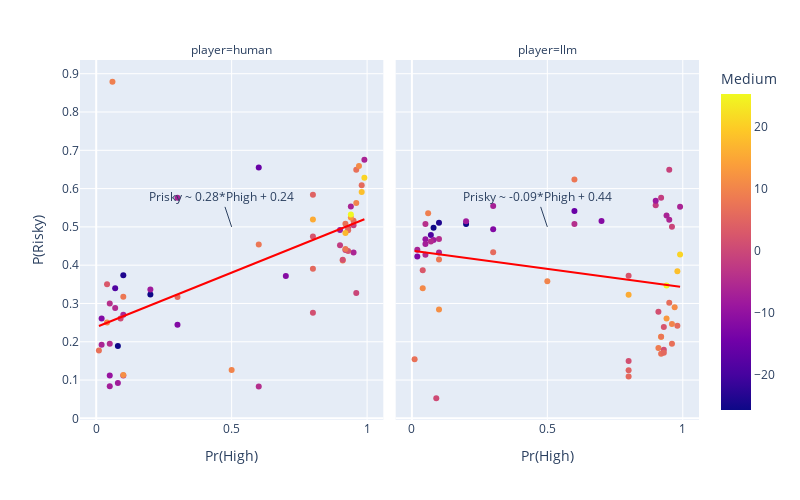

The notebook cell this image was saved under:
### Code cell
est_agg["player"] = "human"
df_llm_agg["player"] = "llm"
combined = pd.concat([est_agg, df_llm_agg])
fig = px.scatter(
    combined,
    x="Phigh",
    y="Choice",
    color="Medium",
    trendline="ols",
    facet_col="player",
    trendline_color_override="red",
    width=800,
    height=500,
    labels={"Choice": "P(Risky)", "Phigh": "Pr(High)"}
)
results = px.get_trendline_results(fig)
stats0 = results["px_fit_results"].values[0]
stats1 = results["px_fit_results"].values[1]
# add the slop and intercept of the trendline to the plot
fig.add_annotation(
    x=0.5, y=0.5, text=f"Prisky ~ {stats0.params[1]:.2f}*Phigh + {stats0.params[0]:.2f}"
)
fig.add_annotation(
    x=0.5,
    y=0.5,
    text=f"Prisky ~ {stats1.params[1]:.2f}*Phigh + {stats1.params[0]:.2f}",
    col=2,
    row=1,
)

fig.show()

### Figure 1 — Plotly figure (JSON) as saved in the notebook; plotly's stock layout.template omitted (floating-point values rounded to 4 significant figures)
{"data": [{"hovertemplate": "player=human<br>Pr(High)=%{x}<br>P(Risky)=%{y}<br>Medium=%{marker.color}<extra></extra>", "legendgroup": "", "marker": {"color": [-0.3, -1.0, -12.2, -25.6, -1.9, -6.4, -11.7, -6.0, -6.1, -1.8, -12.1, -6.4, -9.4, -15.5, -25.4, -18.7, -23.8, -8.1, -8.4, -4.5, -4.6, 8.7, 5.6, -7.5, -6.4, -4.9, 1.2, 4.6, 7.0, 1.4, 6.4, 5.6, 6.8, -4.1, 2.2, -7.9, 1.3, -5.1, -6.9, 5.9, 15.5, 17.1, 9.2, 9.9, 2.2, 8.0, 10.6, 18.1, 9.9, 2.8, 12.8, 0.5, 11.5, 7.0, 11.0, 25.2, 7.9, 20.7, 6.0, 7.7], "coloraxis": "coloraxis", "symbol": "circle"}, "mode": "markers", "name": "", "orientation": "v", "showlegend": false, "type": "scatter", "x": [0.96, 0.95, 0.3, 0.2, 0.9, 0.99, 0.7, 0.1, 0.95, 0.92, 0.02, 0.94, 0.05, 0.6, 0.08, 0.07, 0.1, 0.2, 0.9, 0.6, 0.1, 0.91, 0.8, 0.05, 0.02, 0.05, 0.93, 0.8, 0.92, 0.91, 0.95, 0.93, 0.96, 0.05, 0.93, 0.08, 0.8, 0.07, 0.3, 0.98, 0.8, 0.92, 0.06, 0.96, 0.8, 0.1, 0.04, 0.98, 0.5, 0.04, 0.94, 0.09, 0.1, 0.01, 0.97, 0.94, 0.6, 0.99, 0.3, 0.92], "xaxis": "x", "y": [0.3275, 0.504, 0.2445, 0.3235, 0.452, 0.6755, 0.372, 0.2705, 0.433, 0.4395, 0.261, 0.5535, 0.112, 0.655, 0.189, 0.3395, 0.3735, 0.3365, 0.492, 0.083, 0.112, 0.412, 0.3905, 0.084, 0.1925, 0.195, 0.497, 0.584, 0.5085, 0.414, 0.516, 0.4915, 0.649, 0.3, 0.437, 0.0925, 0.276, 0.2885, 0.576, 0.609, 0.5195, 0.484, 0.879, 0.5625, 0.475, 0.3175, 0.2505, 0.591, 0.1265, 0.35, 0.5245, 0.261, 0.1135, 0.177, 0.659, 0.5325, 0.454, 0.628, 0.317, 0.4425], "yaxis": "y"}, {"hovertemplate": "<b>OLS trendline</b><br>Choice = 0.28441 * Phigh + 0.2384<br>R<sup>2</sup>=0.409414<br><br>player=human<br>Pr(High)=%{x}<br>P(Risky)=%{y} <b>(trend)</b><extra></extra>", "legendgroup": "", "line": {"color": "red"}, "marker": {"symbol": "circle"}, "mode": "lines", "name": "", "showlegend": false, "type": "scatter", "x": [0.01, 0.02, 0.02, 0.04, 0.04, 0.05, 0.05, 0.05, 0.05, 0.06, 0.07, 0.07, 0.08, 0.08, 0.09, 0.1, 0.1, 0.1, 0.1, 0.1, 0.2, 0.2, 0.3, 0.3, 0.3, 0.5, 0.6, 0.6, 0.6, 0.7, 0.8, 0.8, 0.8, 0.8, 0.8, 0.9, 0.9, 0.91, 0.91, 0.92, 0.92, 0.92, 0.92, 0.93, 0.93, 0.93, 0.94, 0.94, 0.94, 0.95, 0.95, 0.95, 0.96, 0.96, 0.96, 0.97, 0.98, 0.98, 0.99, 0.99], "xaxis": "x", "y": [0.2412, 0.2441, 0.2441, 0.2498, 0.2498, 0.2526, 0.2526, 0.2526, 0.2526, 0.2555, 0.2583, 0.2583, 0.2612, 0.2612, 0.264, 0.2668, 0.2668, 0.2668, 0.2668, 0.2668, 0.2953, 0.2953, 0.3237, 0.3237, 0.3237, 0.3806, 0.409, 0.409, 0.409, 0.4375, 0.4659, 0.4659, 0.4659, 0.4659, 0.4659, 0.4944, 0.4944, 0.4972, 0.4972, 0.5001, 0.5001, 0.5001, 0.5001, 0.5029, 0.5029, 0.5029, 0.5057, 0.5057, 0.5057, 0.5086, 0.5086, 0.5086, 0.5114, 0.5114, 0.5114, 0.5143, 0.5171, 0.5171, 0.52, 0.52], "yaxis": "y"}, {"hovertemplate": "player=llm<br>Pr(High)=%{x}<br>P(Risky)=%{y}<br>Medium=%{marker.color}<extra></extra>", "legendgroup": "", "marker": {"color": [-0.3, -1.0, -12.2, -25.6, -1.9, -6.4, -11.7, -6.0, -6.1, -1.8, -12.1, -6.4, -9.4, -15.5, -25.4, -18.7, -23.8, -8.1, -8.4, -4.5, -4.6, 8.7, 5.6, -7.5, -6.4, -4.9, 1.2, 4.6, 7.0, 1.4, 6.4, 5.6, 6.8, -4.1, 2.2, -7.9, 1.3, -5.1, -6.9, 5.9, 15.5, 17.1, 9.2, 9.9, 2.2, 8.0, 10.6, 18.1, 9.9, 2.8, 12.8, 0.5, 11.5, 7.0, 11.0, 25.2, 7.9, 20.7, 6.0, 7.7], "coloraxis": "coloraxis", "symbol": "circle"}, "mode": "markers", "name": "", "orientation": "v", "showlegend": false, "type": "scatter", "x": [0.96, 0.95, 0.3, 0.2, 0.9, 0.99, 0.7, 0.1, 0.95, 0.92, 0.02, 0.94, 0.05, 0.6, 0.08, 0.07, 0.1, 0.2, 0.9, 0.6, 0.1, 0.91, 0.8, 0.05, 0.02, 0.05, 0.93, 0.8, 0.92, 0.91, 0.95, 0.93, 0.96, 0.05, 0.93, 0.08, 0.8, 0.07, 0.3, 0.98, 0.8, 0.92, 0.06, 0.96, 0.8, 0.1, 0.04, 0.98, 0.5, 0.04, 0.94, 0.09, 0.1, 0.01, 0.97, 0.94, 0.6, 0.99, 0.3, 0.92], "xaxis": "x2", "y": [0.5005, 0.649, 0.494, 0.5075, 0.5565, 0.5525, 0.5155, 0.433, 0.5185, 0.576, 0.4225, 0.5295, 0.4675, 0.5415, 0.4975, 0.479, 0.511, 0.5145, 0.568, 0.5075, 0.4685, 0.1835, 0.1095, 0.455, 0.4405, 0.427, 0.179, 0.1255, 0.1685, 0.2785, 0.302, 0.1715, 0.1945, 0.5075, 0.2385, 0.4655, 0.15, 0.462, 0.5545, 0.2415, 0.3225, 0.213, 0.5355, 0.2465, 0.3725, 0.415, 0.34, 0.384, 0.358, 0.3865, 0.261, 0.0525, 0.2845, 0.1545, 0.29, 0.347, 0.6235, 0.428, 0.434, 0.213], "yaxis": "y2"}, {"hovertemplate": "<b>OLS trendline</b><br>Choice = -0.0949198 * Phigh + 0.437845<br>R<sup>2</sup>=0.064484<br><br>player=llm<br>Pr(High)=%{x}<br>P(Risky)=%{y} <b>(trend)</b><extra></extra>", "legendgroup": "", "line": {"color": "red"}, "marker": {"symbol": "circle"}, "mode": "lines", "name": "", "showlegend": false, "type": "scatter", "x": [0.01, 0.02, 0.02, 0.04, 0.04, 0.05, 0.05, 0.05, 0.05, 0.06, 0.07, 0.07, 0.08, 0.08, 0.09, 0.1, 0.1, 0.1, 0.1, 0.1, 0.2, 0.2, 0.3, 0.3, 0.3, 0.5, 0.6, 0.6, 0.6, 0.7, 0.8, 0.8, 0.8, 0.8, 0.8, 0.9, 0.9, 0.91, 0.91, 0.92, 0.92, 0.92, 0.92, 0.93, 0.93, 0.93, 0.94, 0.94, 0.94, 0.95, 0.95, 0.95, 0.96, 0.96, 0.96, 0.97, 0.98, 0.98, 0.99, 0.99], "xaxis": "x2", "y": [0.4369, 0.4359, 0.4359, 0.434, 0.434, 0.4331, 0.4331, 0.4331, 0.4331, 0.4321, 0.4312, 0.4312, 0.4303, 0.4303, 0.4293, 0.4284, 0.4284, 0.4284, 0.4284, 0.4284, 0.4189, 0.4189, 0.4094, 0.4094, 0.4094, 0.3904, 0.3809, 0.3809, 0.3809, 0.3714, 0.3619, 0.3619, 0.3619, 0.3619, 0.3619, 0.3524, 0.3524, 0.3515, 0.3515, 0.3505, 0.3505, 0.3505, 0.3505, 0.3496, 0.3496, 0.3496, 0.3486, 0.3486, 0.3486, 0.3477, 0.3477, 0.3477, 0.3467, 0.3467, 0.3467, 0.3458, 0.3448, 0.3448, 0.3439, 0.3439], "yaxis": "y2"}], "layout": {"annotations": [{"showarrow": false, "text": "player=human", "x": 0.245, "xanchor": "center", "xref": "paper", "y": 1, "yanchor": "bottom", "yref": "paper"}, {"showarrow": false, "text": "player=llm", "x": 0.755, "xanchor": "center", "xref": "paper", "y": 1, "yanchor": "bottom", "yref": "paper"}, {"text": "Prisky ~ 0.28*Phigh + 0.24", "x": 0.5, "y": 0.5}, {"text": "Prisky ~ -0.09*Phigh + 0.44", "x": 0.5, "xref": "x2", "y": 0.5, "yref": "y2"}], "coloraxis": {"colorbar": {"title": {"text": "Medium"}}, "colorscale": [[0, "#0d0887"], [0.1111, "#46039f"], [0.2222, "#7201a8"], [0.3333, "#9c179e"], [0.4444, "#bd3786"], [0.5556, "#d8576b"], [0.6667, "#ed7953"], [0.7778, "#fb9f3a"], [0.8889, "#fdca26"], [1, "#f0f921"]]}, "height": 500, "legend": {"tracegroupgap": 0}, "margin": {"t": 60}, "width": 800, "xaxis": {"anchor": "y", "domain": [0, 0.49], "title": {"text": "Pr(High)"}}, "xaxis2": {"anchor": "y2", "domain": [0.51, 1], "matches": "x", "title": {"text": "Pr(High)"}}, "yaxis": {"anchor": "x", "domain": [0, 1], "title": {"text": "P(Risky)"}}, "yaxis2": {"anchor": "x2", "domain": [0, 1], "matches": "y", "showticklabels": false}}}
